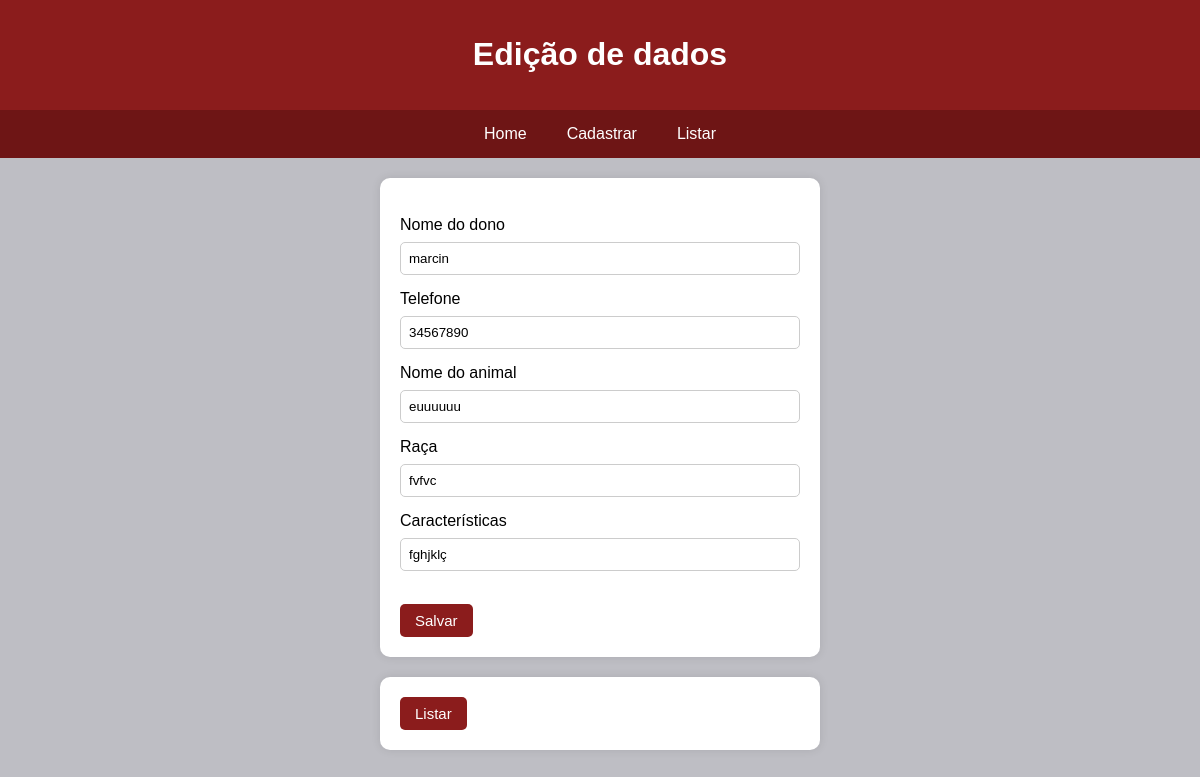
Screenshot of /pets/update/16/ with the database file from the repository.
### pet/models.py (models this page shows, shortened)
class Bicho(models.Model):
    nome_dono = models.CharField(max_length=120, null=False, blank=False)
    telefone = models.CharField(max_length=120, null=False, blank=False)
    nome_animal = models.CharField(max_length=120, null=False, blank=False)
    raca = models.CharField(max_length=120, null=False, blank=False)
    caracteristicas = models.CharField(max_length=1000,null=False,blank=False)
    data = models.DateTimeField(default=timezone.now)

### pet/views.py (the view)
# urls.py: path('pets/update/<int:pk>/', views.update, name="update"),
def update(request, pk):
    pet = get_object_or_404(Bicho, pk=pk)
    if request.method == 'POST':
        pet.nome_dono = request.POST.get('nome_dono', pet.nome_dono)
        pet.telefone = request.POST.get('telefone', pet.telefone)
        pet.nome_animal = request.POST.get('nome_animal', pet.nome_animal)
        pet.raca = request.POST.get('raca', pet.raca)
        pet.caracteristicas = request.POST.get('caracteristicas', pet.caracteristicas)
        pet.data = request.POST.get('data', pet.data)
        pet.save()
        return redirect('bichos')  # Redireciona para a lista de animais após a atualização
    else:
        return render(request, "edit_pets.html", {'pets': pet})

### pet/templates/edit_pets.html (shortened to what this page needs)
<!DOCTYPE html>
<html lang="en">
<head>
</head>
<body>
<header>
    <h1>Edição de dados</h1>
</header>
<nav>
    <a href="/">Home</a>
    <a href="/pets/new">Cadastrar</a>
    <a href="/bichos">Listar</a>
</nav>
<form method="POST">
    {{ msg }}<br>
    <label>Nome do dono</label>
    <input class="espaco" type="text" name="nome_dono" value="{{ pets.nome_dono }}" /><br>
    <label>Telefone</label>
    <input class="espaco" type="text" name="telefone" value="{{ pets.telefone }}" /><br>
    <label>Nome do animal</label>
    <input class="espaco" type="text" name="nome_animal" value="{{ pets.nome_animal }}" /><br>
    <label>Raça</label>
    <input class="espaco" type="text" name="raca" value="{{ pets.raca }}" /><br>
    <label>Características</label>
    <input class="espaco" type="text" name="caracteristicas" value="{{ pets.caracteristicas }}" /> <br>
    <input type="hidden" name="pk" value="{{ pets.pk }}" /><br>
    <button class="botao" type="submit" name="action" value="save">Salvar</button>
</form>
<form method="GET" action="/bichos">
    <button class="botao" type="submit">Listar</button>
</form>
</body>
</html>

### pet/templates/edit_pets.html (style rules this page uses)
body { font-family: Arial, sans-serif; margin: 0; padding: 0; background-color: #bebec4; }
header { background-color: #8b1c1c; color: #fff; padding: 15px 0; text-align: center; }
nav { display: flex; justify-content: center; background-color: #6e1515; }
nav a { color: #fff; text-decoration: none; padding: 15px 20px; display: block; transition: background-color 0.3s; }
form { max-width: 400px; margin: 20px auto; padding: 20px; background-color: #fff; border-radius: 10px; box-shadow: 0 0 10px rgba(0, 0, 0, 0.1); }
label { display: block; margin-bottom: 8px; }
input { width: 100%; padding: 8px; margin-bottom: 15px; border: 1px solid #ccc; border-radius: 5px; }
.botao { background-color: #8b1c1c; color: #fff; font-size: 15px; padding: 8px 15px; border: none; border-radius: 5px; cursor: pointer; }
.espaco { width: 100%; box-sizing: border-box; }

### rows the page displays
Bicho: nome_dono "marcin", telefone "34567890", nome_animal "euuuuuu", raca "fvfvc", caracteristicas "fghjklç"
